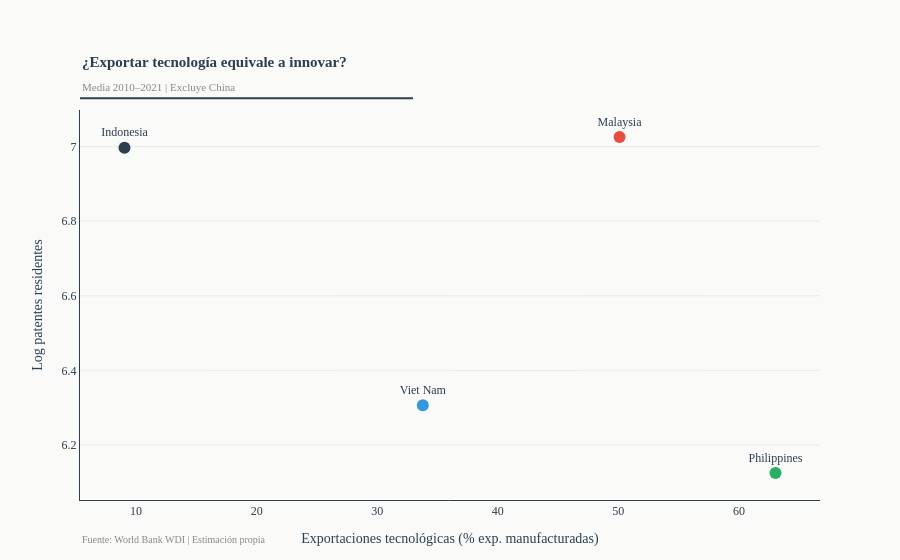

Write notebook code for a chart like this one.
### Markdown cell above
**Figura 8 — ¿Exportar tecnología equivale a innovar?**

### Code cell
df_critic = (
    df_long
    .query('Country != "China"')
    .dropna(subset=['tech_exports', 'log_patents'])
    .groupby('Country')[['tech_exports', 'log_patents']]
    .mean()
    .reset_index()
)

fig_critic = go.Figure()

for i, row in df_critic.iterrows():
    fig_critic.add_trace(go.Scatter(
        x=[row['tech_exports']], y=[row['log_patents']],
        mode='markers+text', name=row['Country'],
        text=[row['Country']], textposition='top center',
        marker=dict(color=COLORS[i], size=12), showlegend=False
    ))

fig_critic.update_layout(**BASE_LAYOUT, title=None)
fig_critic.update_xaxes(title='Exportaciones tecnológicas (% exp. manufacturadas)')
fig_critic.update_yaxes(title='Log patentes residentes')
add_title(fig_critic, '¿Exportar tecnología equivale a innovar?',
          'Media 2010–2021 | Excluye China')
add_source(fig_critic, 'World Bank WDI | Estimación propia')
fig_critic.show()

### Figure 1 — Plotly figure (JSON) as saved in the notebook; plotly's stock layout.template omitted (floating-point values rounded to 4 significant figures)
{"data": [{"marker": {"color": "#2c3e50", "size": 12}, "mode": "markers+text", "name": "Indonesia", "showlegend": false, "text": ["Indonesia"], "textposition": "top center", "type": "scatter", "x": [9.036], "y": [6.996]}, {"marker": {"color": "#e74c3c", "size": 12}, "mode": "markers+text", "name": "Malaysia", "showlegend": false, "text": ["Malaysia"], "textposition": "top center", "type": "scatter", "x": [50.1], "y": [7.026]}, {"marker": {"color": "#27ae60", "size": 12}, "mode": "markers+text", "name": "Philippines", "showlegend": false, "text": ["Philippines"], "textposition": "top center", "type": "scatter", "x": [63.04], "y": [6.125]}, {"marker": {"color": "#3498db", "size": 12}, "mode": "markers+text", "name": "Viet Nam", "showlegend": false, "text": ["Viet Nam"], "textposition": "top center", "type": "scatter", "x": [33.78], "y": [6.307]}], "layout": {"annotations": [{"align": "left", "font": {"color": "#2c3e50", "family": "Georgia, serif", "size": 15}, "showarrow": false, "text": "<b>¿Exportar tecnología equivale a innovar?</b>", "x": 0, "xref": "paper", "y": 1.15, "yref": "paper"}, {"align": "left", "font": {"color": "#888", "family": "Georgia, serif", "size": 11}, "showarrow": false, "text": "Media 2010–2021 | Excluye China", "x": 0, "xref": "paper", "y": 1.08, "yref": "paper"}, {"align": "left", "font": {"color": "#888", "size": 10}, "showarrow": false, "text": "Fuente: World Bank WDI | Estimación propia", "x": 0, "xref": "paper", "y": -0.12, "yref": "paper"}], "font": {"color": "#2c3e50", "family": "Georgia, serif", "size": 12}, "legend": {"bgcolor": "#fafaf8", "bordercolor": "#e8e8e4", "borderwidth": 1, "font": {"color": "#2c3e50"}}, "margin": {"b": 60, "t": 110}, "paper_bgcolor": "#fafaf8", "plot_bgcolor": "#fafaf8", "shapes": [{"line": {"color": "#2c3e50", "width": 2}, "type": "line", "x0": 0, "x1": 0.45, "xref": "paper", "y0": 1.03, "y1": 1.03, "yref": "paper"}], "title": {}, "xaxis": {"gridcolor": "#e8e8e4", "gridwidth": 0.5, "linecolor": "#2c3e50", "showgrid": false, "tickfont": {"color": "#2c3e50"}, "title": {"text": "Exportaciones tecnológicas (% exp. manufacturadas)"}}, "yaxis": {"gridcolor": "#e8e8e4", "gridwidth": 0.8, "linecolor": "#2c3e50", "tickfont": {"color": "#2c3e50"}, "title": {"text": "Log patentes residentes"}, "zeroline": true, "zerolinecolor": "#2c3e50", "zerolinewidth": 1}}}
